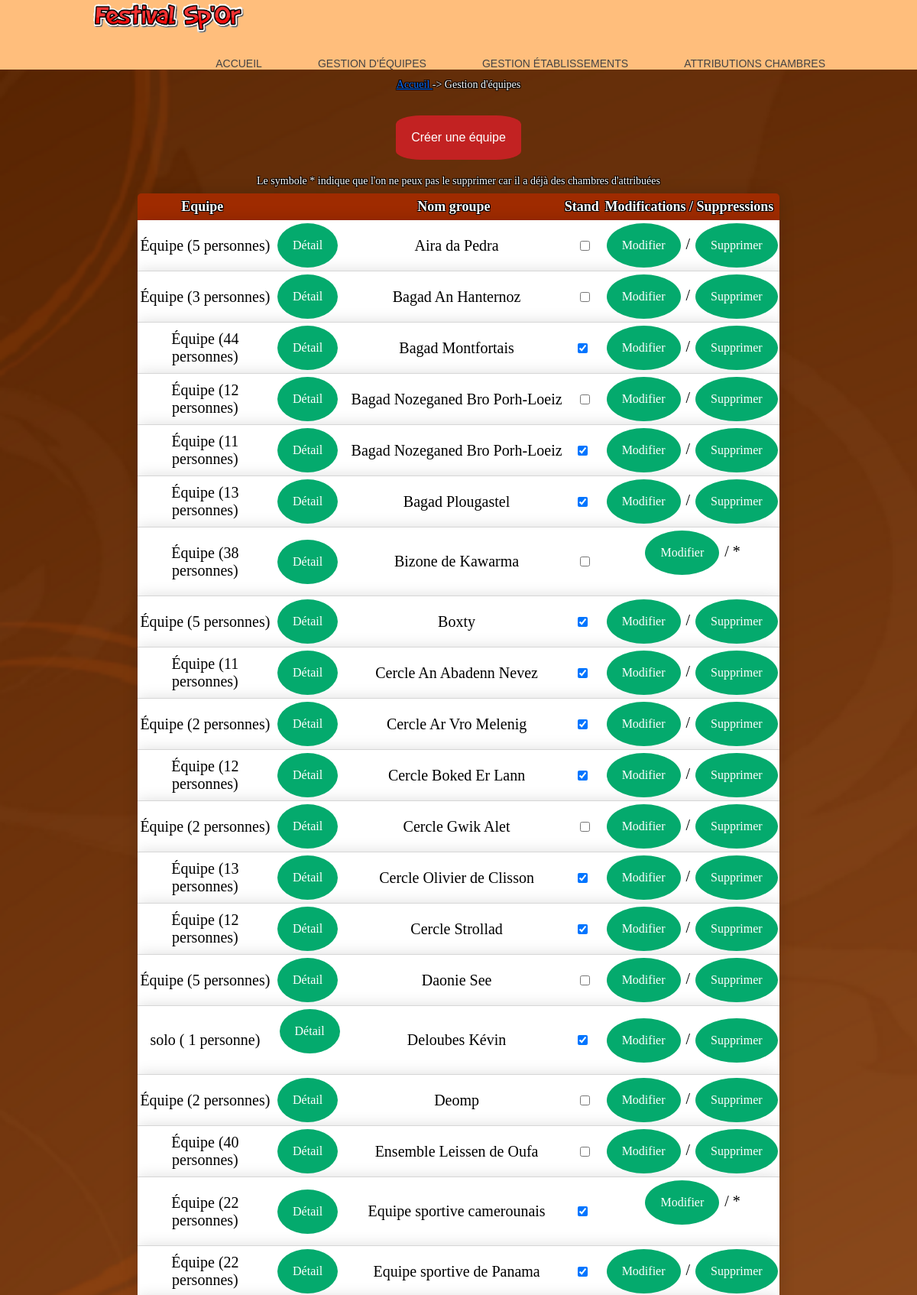
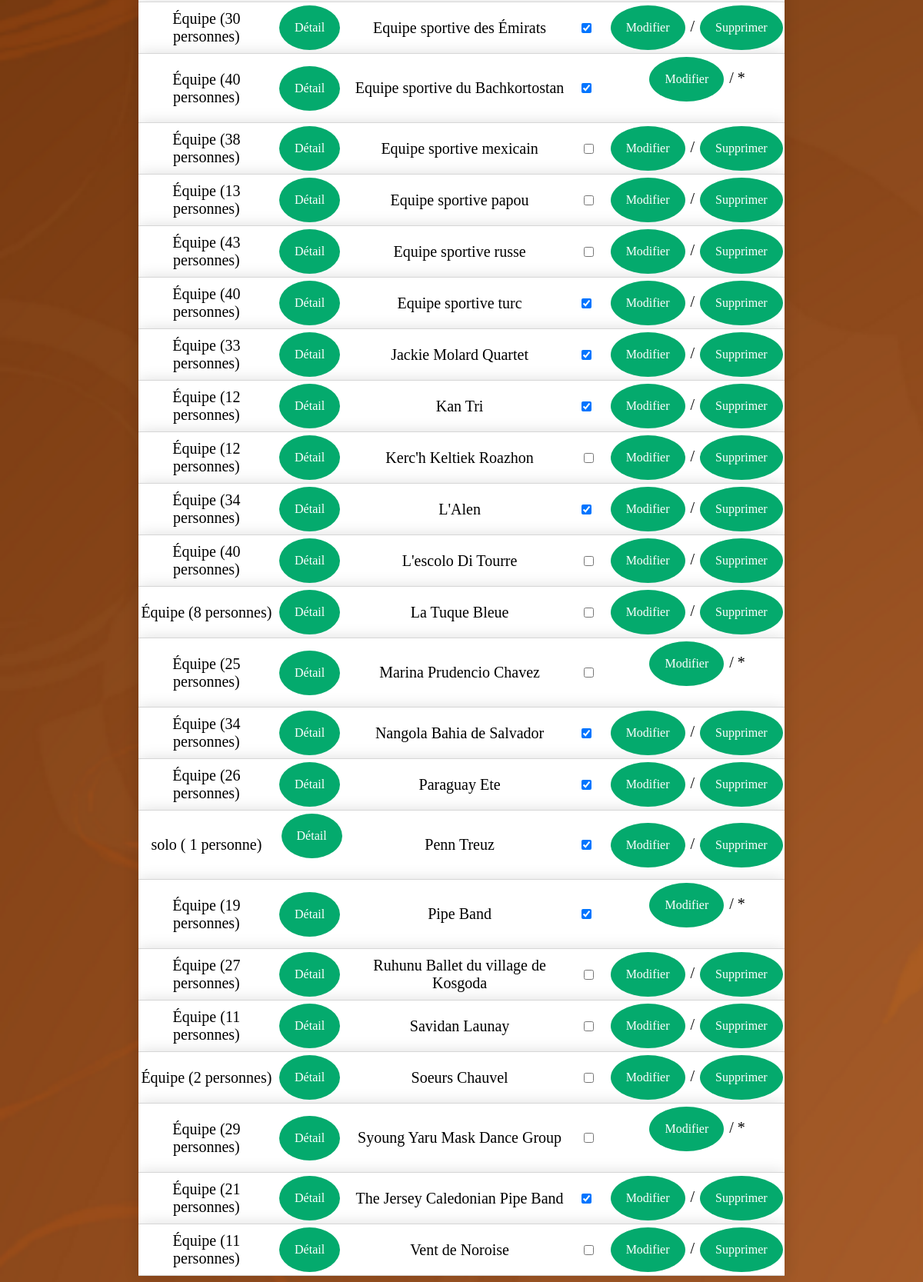
Screenshot of /gestionEquipe.php with the database file from the repository (2 pictures, top to bottom).
### tables this page shows
create table Groupe
(
	id char(4) not null, 
	nom varchar(40) not null, 
	identiteResponsable varchar(40) not null,
	adressePostale varchar(120) not null,
	nombrePersonnes integer not null, 
	nomPays varchar(40) not null, 
	hebergement char(1) not null,
	stand boolean not null,
	constraint pk_Groupe primary key(id)
);

### _gestionBase.inc.php (called while the page is built, shortened)
<?php
   $hote="localhost";
   $login="root";
   $mdp="";
   try{
      $connexion = new PDO("mysql:host=$hote;dbname=festival", $login, $mdp);
      $connexion->exec("set names utf8");
      return $connexion;
   }
   catch(PDOException $e){
      echo "Erreur :" . $e->getMessage();
      die();
   }
function obtenirReqEquipe()
{
   $req="SELECT * from Groupe order by nom";
   return $req;
}
?>

### gestionEquipe.php (the view, shortened to what this page needs)
<?php
include("_debut.inc.php");
include("_gestionBase.inc.php");
echo "
<br>
<p align='center' class='textArianne'><a  href = 'index.php'> Accueil </a> ->  Gestion d'équipes </p> <br>";
?>
<!DOCTYPE html>
<html>
<head>
</head>
<body>
	<?php
      echo "
   <p align='center'><a class='buttonCréa' href='creationEquipe.php?action=demanderCreEqu'>
   Créer une équipe</a></p>";
      echo "<h4 class='textArianne' align='center'>Le symbole * indique que l'on ne peux pas le supprimer car il a déjà des chambres d'attribuées<h4>";
      echo "
      <table width='70%' cellspacing='0' cellpadding='0' align='center'
      class='content-equipe'>";
      echo "
      <thead>
      <tr>
         <th><strong> Equipe</strong>&nbsp;
         </th>
         <th>&nbsp
         </th>
         <th><strong>Nom groupe</strong>&nbsp;
         </th>
         <th><strong>Stand</strong>&nbsp;
         </th>
         <th><strong>Modifications / Suppressions</strong>&nbsp;
         </th>
      </tr>
      </thead>
      ";
   $req=obtenirReqEquipe();
   $rsEqu=$connexion->query($req);
   $lgEqu=$rsEqu->fetchAll();
   foreach ($lgEqu as $row){
      $id=$row['id'];
      $nom=$row['nom'];
      $nombrePersonnes=$row['nombrePersonnes'];
      $stand=$row['stand'];
            echo "<tr class='content-table'>";
            if($nombrePersonnes == 0){
            }else{
               if($nombrePersonnes == 1){
                     echo"<td>solo ( ".$nombrePersonnes."  personne) </td><td><a href='detailEquipe.php?id=$id' class='buttonTab'>Détail</a>&nbsp;&nbsp;&nbsp;</td>";
               }else if($nombrePersonnes> 1){
                     echo"<td>Équipe (".$nombrePersonnes." personnes)</td><td> <a href='detailEquipe.php?id=$id' class='buttonTab'>Détail</a>&nbsp;</td>";
               }
            echo"<td>".$nom."</td>";
           if ($stand == 1) {
				echo"<td><input type='checkbox' onclick='return false' value='1' checked='yes' >&nbsp</input></td>";
		}else{
				echo"<td><input type='checkbox' onclick='return false' value='1'></input></td>";
		}
		echo"<td><a class='buttonTab' href='modificationEquipe.php?action=demanderModifEqu&amp;id=$id'>Modifier</a> / ";
      $req="SELECT * from attribution where idGroupe = '$id'";
      $teste=$connexion->query($req);
      $teste=$teste->fetchAll();
      $cpt=0;
      foreach ($teste as $row) {
         $cpt=$cpt+1;
      }
      if($cpt>0){
         echo " *     &nbsp&nbsp&nbsp&nbsp&nbsp&nbsp&nbsp&nbsp&nbsp&nbsp&nbsp&nbsp&nbsp&nbsp&nbsp&nbsp&nbsp&nbsp&nbsp&nbsp&nbsp&nbsp";
      }else{
      echo "<a class='buttonTab' href='suppressionEquipe.php?action=demanderSupprEqu&amp;id=$id'>Supprimer</a></td>";}
      }
  }
   ?>
</body>
</html>

### css/cssGeneral.css (style rules this page uses)
.buttonCréa { background-color: #c22222; border: none; color: rgb(255, 255, 255); padding: 20px; text-align: center; text-decoration: none; display: inline-block; font-size: 16px; margin: 4px 2px; border-radius: 20%; }
.buttonTab { background-color: #04AA6D; border: none; color: white; padding: 20px; text-align: center; text-decoration: none; display: inline-block; font-size: 16px; margin: 4px 2px; border-radius: 50%; }
.basePage { color:black; font:11px Arial, Helvetica, sans-serif; }
.textArianne { color:#FFFFFF; font:14px Georgia, "Times New Roman", Times, serif; text-shadow: -1px -1px 0 #000, 1px -1px 0 #000, -1px 1px 0 #000, 1px 1px 0 #000; }
td,tr { text-align: left; font:11px Arial, Helvetica, sans-serif; }
.content-table { border-radius: 5px 5px 0 0; overflow: hidden; box-shadow: 0 0 20px rgba(0, 0, 0, 0.15); }
.content-table td { background-color:#ffffff; height:30px; text-align:left; color:#000; font:20px Georgia, "Times New Roman", Times, serif; padding-left:3px; }
.content-equipe { border-radius: 5px 5px 0 0; overflow: hidden; box-shadow: 0 0 20px rgba(0, 0, 0, 0.15); }
.content-equipe thead tr { height:35px; font:18px Georgia, "Times New Roman", Times, serif; text-shadow: -1px -1px 0 #000, 1px -1px 0 #000, -1px 1px 0 #000, 1px 1px 0 #000; text-align:center; background-color: #9F2B00; color: #ffffff; }
.content-equipe td { background-color:#ffffff; height:30px; text-align:center; color:#000; font:20px Georgia, "Times New Roman", Times, serif; padding-left:3px; }
.content-equipe tbody tr { border-bottom: 1px solid #d6d6d6; }
.content-equipe tbody tr:nth-of-type(even) { background-color: #000; }

### css/fond.css (style rules this page uses)
body { background-image: url("../images/fond4.PNG"); background-size: cover; background-repeat: no-repeat; background-attachment: fixed; }

### rows the page displays
groupe: nombrePersonnes "5", nom "Aira da Pedra"
groupe: nombrePersonnes "3", nom "Bagad An Hanternoz"
groupe: nombrePersonnes "44", nom "Bagad Montfortais"
groupe: nombrePersonnes "12", nom "Bagad Nozeganed Bro Porh-Loeiz"
groupe: nombrePersonnes "11", nom "Bagad Nozeganed Bro Porh-Loeiz"
groupe: nombrePersonnes "13", nom "Bagad Plougastel"
groupe: nombrePersonnes "38", nom "Bizone de Kawarma"
groupe: nombrePersonnes "5", nom "Boxty"
groupe: nombrePersonnes "11", nom "Cercle An Abadenn Nevez"
groupe: nombrePersonnes "2", nom "Cercle Ar Vro Melenig"
groupe: nombrePersonnes "12", nom "Cercle Boked Er Lann"
groupe: nombrePersonnes "2", nom "Cercle Gwik Alet"
groupe: nombrePersonnes "13", nom "Cercle Olivier de Clisson"
groupe: nombrePersonnes "12", nom "Cercle Strollad"
groupe: nombrePersonnes "5", nom "Daonie See"
groupe: nombrePersonnes "1", nom "Deloubes Kévin"
groupe: nombrePersonnes "2", nom "Deomp"
groupe: nombrePersonnes "40", nom "Ensemble Leissen de Oufa"
groupe: nombrePersonnes "22", nom "Equipe sportive camerounais"
groupe: nombrePersonnes "22", nom "Equipe sportive de Panama"
groupe: nombrePersonnes "30", nom "Equipe sportive des Émirats"
groupe: nombrePersonnes "40", nom "Equipe sportive du Bachkortostan"
groupe: nombrePersonnes "38", nom "Equipe sportive mexicain"
groupe: nombrePersonnes "13", nom "Equipe sportive papou"
groupe: nombrePersonnes "43", nom "Equipe sportive russe"
groupe: nombrePersonnes "40", nom "Equipe sportive turc"
groupe: nombrePersonnes "33", nom "Jackie Molard Quartet"
groupe: nombrePersonnes "12", nom "Kan Tri"
groupe: nombrePersonnes "12", nom "Kerc'h Keltiek Roazhon"
groupe: nombrePersonnes "34", nom "L'Alen"
groupe: nombrePersonnes "40", nom "L'escolo Di Tourre"
groupe: nombrePersonnes "8", nom "La Tuque Bleue"
groupe: nombrePersonnes "25", nom "Marina Prudencio Chavez"
groupe: nombrePersonnes "34", nom "Nangola Bahia de Salvador"
groupe: nombrePersonnes "26", nom "Paraguay Ete"
groupe: nombrePersonnes "1", nom "Penn Treuz"
groupe: nombrePersonnes "19", nom "Pipe Band"
groupe: nombrePersonnes "27", nom "Ruhunu Ballet du village de Kosgoda"
groupe: nombrePersonnes "11", nom "Savidan Launay"
groupe: nombrePersonnes "2", nom "Soeurs Chauvel"
groupe: nombrePersonnes "29", nom "Syoung Yaru Mask Dance Group"
groupe: nombrePersonnes "21", nom "The Jersey Caledonian Pipe Band"
groupe: nombrePersonnes "11", nom "Vent de Noroise"
